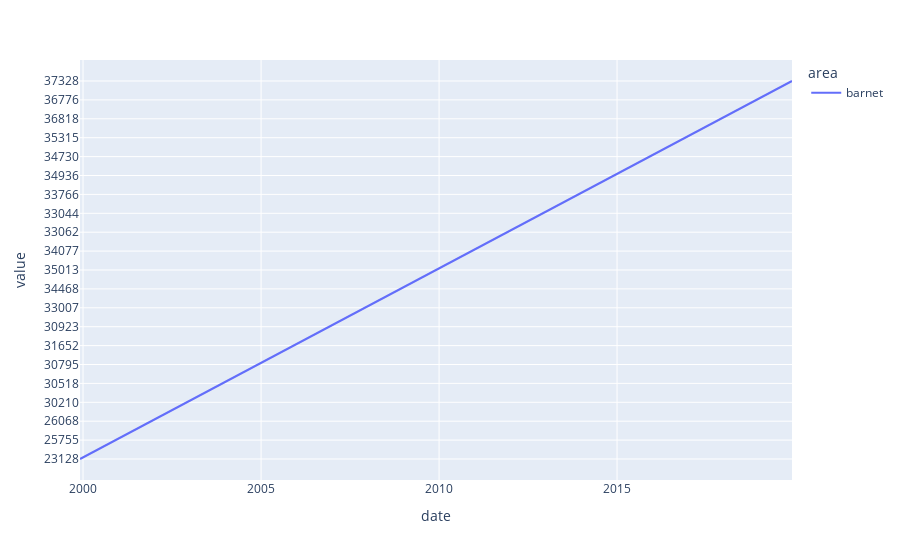

Notebook code cell kept with this figure:
### Code cell
import plotly.express as px
import plotly.graph_objects as go
salarios=px.line(data2,x="date", y=["mean_salary"], color="area")
salarios.show()

### Figure 1 — Plotly figure (JSON) as saved in the notebook; plotly's stock layout.template omitted (floating-point values rounded to 4 significant figures)
{"data": [{"hovertemplate": "area=barnet<br>variable=mean_salary<br>date=%{x}<br>value=%{y}<extra></extra>", "legendgroup": "barnet", "line": {"color": "#636efa", "dash": "solid"}, "mode": "lines", "name": "barnet", "orientation": "v", "showlegend": true, "type": "scatter", "x": ["1999-12-01", "2000-12-01", "2001-12-01", "2002-12-01", "2003-12-01", "2004-12-01", "2005-12-01", "2006-12-01", "2007-12-01", "2008-12-01", "2009-12-01", "2010-12-01", "2011-12-01", "2012-12-01", "2013-12-01", "2014-12-01", "2015-12-01", "2016-12-01", "2017-12-01", "2018-12-01", "2019-12-01"], "xaxis": "x", "y": ["23128", "25755", "26068", "30210", "30518", "30795", "31652", "30923", "33007", "34468", "35013", "34077", "33062", "33044", "33766", "34936", "34730", "35315", "36818", "36776", "37328"], "yaxis": "y"}], "layout": {"legend": {"title": {"text": "area"}, "tracegroupgap": 0}, "margin": {"t": 60}, "xaxis": {"anchor": "y", "domain": [0, 1], "title": {"text": "date"}}, "yaxis": {"anchor": "x", "domain": [0, 1], "title": {"text": "value"}}}}
